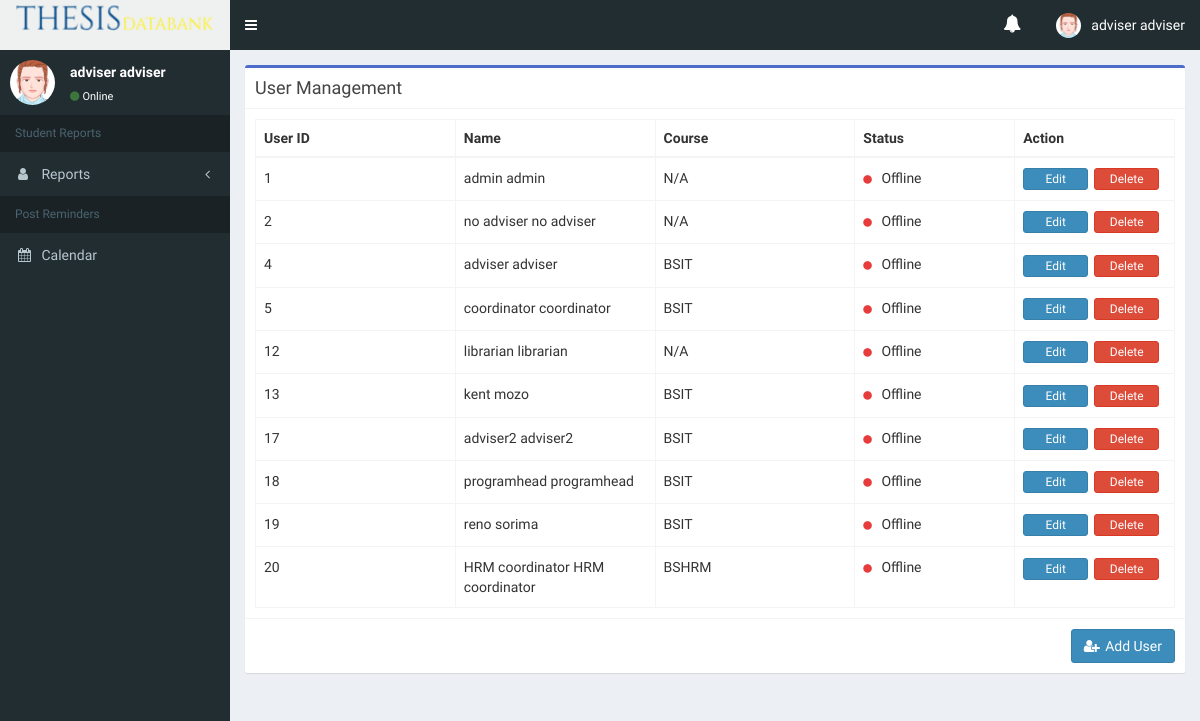
The page /admin/manage-user.php (signed in) on the database as committed earlier.
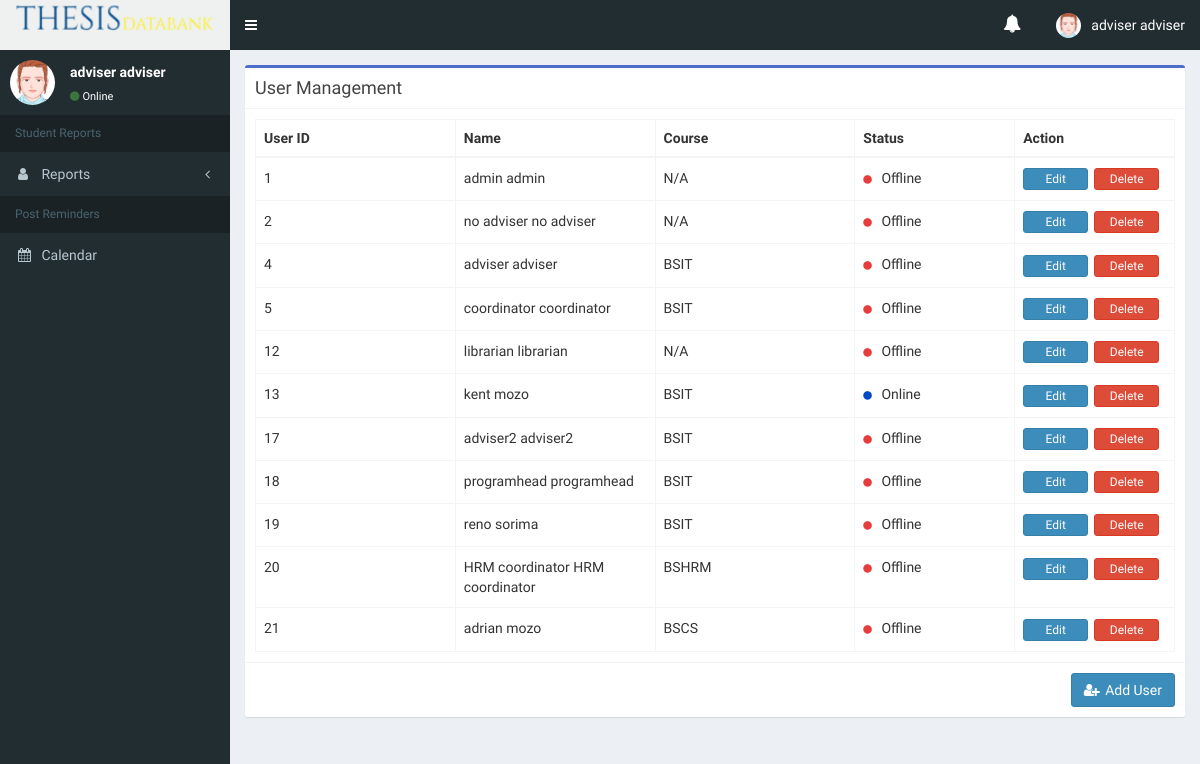
The same page on the database as committed later.
### tables this page shows
CREATE TABLE `users` (
  `id` int(11) NOT NULL,
  `role` tinyint(1) NOT NULL,
  `program` tinyint(1) NOT NULL,
  `sem` int(11) NOT NULL COMMENT 'semester of user',
  `firstname` varchar(50) NOT NULL,
  `lastname` varchar(50) NOT NULL,
  `username` varchar(20) NOT NULL,
  `password` varchar(255) NOT NULL,
  `status` tinyint(1) NOT NULL,
  `date_created` datetime NOT NULL
);

CREATE TABLE `programs` (
  `id` tinyint(1) NOT NULL,
  `code` varchar(10) NOT NULL,
  `description` varchar(100) NOT NULL
);

### admin/manage-user.php (the view, shortened to what this page needs)
<?php
	include("../config/connectdb.php");
?>
<!DOCTYPE html>
<html>
<head>
    <link rel="stylesheet" href="../css/bootstrap/bootstrap.min.css">
    <link rel="stylesheet" href="../css/font-awesome/font-awesome.min.css">
    <link rel="stylesheet" href="../css/sweetalert/sweetalert.css">
    <link rel="stylesheet" href="../template/bower_components/datatables.net-bs/css/dataTables.bootstrap.min.css">
    <link rel="stylesheet" href="../template/dist/css/AdminLTE.min.css">
    <link rel="stylesheet" href="../template/dist/css/skins/skin-green.min.css">
    <link rel="stylesheet" href="css/main-admin.css">
    <link rel="stylesheet" href="css/validation.css">
    <link rel="stylesheet" href="css/custom.css">
</head>
<body class="hold-transition skin-green sidebar-mini fixed">
    <div class="wrapper">
        <?php
                include("../includes/navbar.php");
                include("../includes/sidebar.php");
            ?>
        <div class="content-wrapper">
            <section class="content">
                <div class="row">
                    <div class="col-md-12">
                        <div class="box box-info border-blue">
                            <div class="box-header with-border">
                                <h4>User Management</h4>
                            </div>
                            <div class="box-body">
                                <table id="tableUsers" class="table table-bordered table-hover table-custom">
                                    <thead>
                                        <tr>
                                            <th width="15%">User ID</th>
                                            <th width="15%">Name</th>
                                            <th width="15%">Course</th>
                                            <th width="12%">Status</th>
                                            <th width="12%">Action</th>
                                        </tr>
                                    </thead>
                                    <?php
                                        $query ="SELECT u.id, u.firstname AS Fname, u.lastname AS Lname, u.username, u.password, u.role, u.program, u.status, b.id, b.code from users u inner join programs b on u.program = b.id";
                                        $result = mysqli_query($con, $query);
                                        while($row = mysqli_fetch_array($result))
                                        {
                                            if ($row['status'] == 0 ) {
                                                $status = "<span class='fa fa-circle offline'></span> Offline";
                                            } else if ($row['status'] == 1) {
                                                $status = "<span class='fa fa-circle online'></span> Online";
                                            }
                                           echo '
                                           <tr>
                                                <td>'.$row[0].'</td>
                                                <td>'.$row["Fname"]. " " .$row["Lname"].'</td>
                                                <td>'.$row["code"].'</td>
                                                <td>'.$status.'</td>
                                                <td><button class="btn btn-xs btn-primary btn-table" id="btnEdit" userid='.$row[0].' fname='.$row["Fname"].' lname='.$row["Lname"].' uname='.$row["username"].' pword='.$row["password"].' style="width: 65px;">Edit</button><a href="php/delete-user.php?userid='.$row[0].'" class="btn btn-xs btn-danger btn-table" id="btnDelete" userid='.$row[0].' style="width: 65px;">Delete</a></td>
                                           </tr>
                                           ';
                                        }
                                    ?>
                                </table>
                            </div>
                            <div class="box-footer">
                                <button class="btn btn-primary pull-right" data-toggle="modal" data-target="#modalAddUser"> <span class="fa fa-md fa-user-plus"></span> Add User </button>
                                <div class="clearfix"></div>
                            </div>
                        </div>
                    </div>
                </div>
            </section>
        </div>
    </div>
</body>
</html>

### includes/navbar.php (shortened to what this page needs)
<header class = "main-header">
    <a href="<?php if($_SESSION['utype'] == 3){ echo "statusreport.php"; } else { echo "index.php"; } ?>" class="logo">
        <span class="logo-lg" style="margin-top: -10px;"><img src = "../Images/logo.png" style="width: 100%; height: 100%;" alt="#"></span>
        <p><?php echo md5("sorima"); ?></p>
    </a>
    <nav class="navbar navbar-static-top" role="navigation">
        <a href="#" class="sidebar-toggle" data-toggle="push-menu" role="button">
        </a>
        <div class="navbar-custom-menu">
            <ul class="nav navbar-nav">
                <li class="dropdown user user-menu">
                    <a href="#" class="dropdown-toggle alert-dropdown" data-toggle="dropdown">
                        <span class="fa fa-bell notif-icon">
                        </span>
                    </a>
                </li>
                <li class="dropdown user user-menu">
                    <a href="#" class="dropdown-toggle" data-toggle="dropdown">
                        <img src="../template/dist/img/avatar2.png" class="user-image" alt="User Image">
                        <span class="hidden-xs">
                            <?php echo $_SESSION['fname']; ?> <?php echo $_SESSION['lname']; ?>
                        </span>
                    </a>
                </li>
            </ul>
        </div>
    </nav>
</header>

### includes/sidebar.php (shortened to what this page needs)
<?php
	$currentPage = "http://$_SERVER[HTTP_HOST]$_SERVER[REQUEST_URI]";
	$fileName = pathinfo($currentPage, PATHINFO_FILENAME);
?>
<aside class="main-sidebar">
    <section class="sidebar">
        <div class="user-panel">
            <div class="pull-left image">
                <img src="../template/dist/img/avatar2.png" class="img-circle" alt="User Image">
            </div>
            <div class="pull-left info">
                <p>  <?php echo $_SESSION['fname'] ?> <?php echo $_SESSION['lname'] ?>  </p>
                <a href="#"><i class="fa fa-circle text-success"></i>Online</a>
            </div>
        </div>
        <ul class="sidebar-menu" data-widget="tree">
            <?php if ($_SESSION['utype'] == 4) {?>
                <li class="header"> Student Reports </li>
                <li class="<?php if($fileName =='statusreport' || $fileName =='journalreport' ){echo 'active';} ?> treeview ">
                    <a href="#">
                        <i class="fa fa-user"></i> <span>Reports</span>
                        <span class="pull-right-container"> <i class="fa fa-angle-left pull-right"></i> </span>
                    </a>
                </li>
            <li class="header">Post Reminders</li>
                <li class="<?php if($fileName =='coordinator-calendar'){echo 'active';} ?>"> <a href="adviser-calendar.php"> <i class="fa fa-calendar"></i> <span>Calendar</span> </a></li>
            <?php } ?>
        </ul>
    </section>
</aside>

### admin/css/main-admin.css (style rules this page uses)
h1, h2, h3, h4, h5, h6 { padding:0; margin:0; letter-spacing: 0; }
.border-blue { border-top: 3px solid #4E6CC9 !important; }
.logo-lg >img { height: 100%; width:50%; }
@media (min-width: 768px) { .logo-lg >img { height: 100%; width:90%;; } }
.content .fa-user-plus { margin-right: 2px; }
.content .box-body .table-custom { width:100%; }
.content .box-body .table-custom td { padding: 0; padding-top:10px; padding-bottom: 10px; padding-left: 8px; }
.content .box-body .table-custom td span { margin-right:6px; font-size: 10px; }
.content .box-body .table-custom td span.offline { color:#E73C3C; }
.content .box-body .table-custom td span.online { color:#004bc4; }
.btn-table { margin-right: 6px !important; }

### includes/navbar.php (style rules this page uses)
.notif-icon { font-size: 18px; }

Rows that differ between the two databases and show on the page:
changed users "kent": status "Offline" → "Online"
added users: id "21", firstname "adrian", lastname "mozo", program.code "BSCS", status 0 (drawn)
